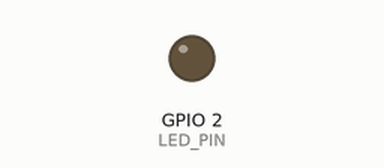
Bench run of a sketch on a simulated ESP8266 (NodeMCU). Parts: output pins drawn as LEDs (lit = HIGH). WiFi joins after 1.5 s; servers stay silent unless stated; what the sketch prints to the serial monitor is not drawn.

Above: at 3.3 s.
At 5.02 s:
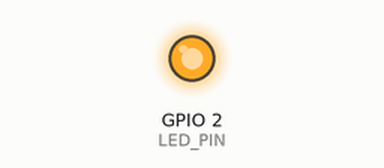
Timing chart, 0 to 8.1 s (numbered marks = the images above):
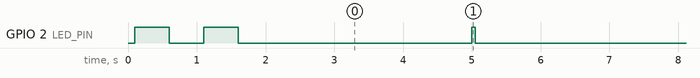

The sketch:

01_wifi_connect.ino
```cpp
/*
 * 第六組：網路控制組
 * 範例 1：WiFi 連線測試
 *
 * 學習重點：
 * - ESP-01 開發環境確認
 * - WiFi 連線設定
 * - 連線狀態監控
 *
 * 硬體：ESP-01 (ESP8266)
 * 開發板設定：Generic ESP8266 Module
 */

#include <ESP8266WiFi.h>

//===== 請修改為你的 WiFi 資訊 =====
const char* ssid = "你的WiFi名稱";
const char* password = "你的WiFi密碼";
//=================================

// LED 腳位（ESP-01 內建 LED 在 GPIO2，低電平亮）
#define LED_PIN 2

void setup() {
  Serial.begin(115200);
  delay(100);

  Serial.println();
  Serial.println("=== ESP-01 WiFi 連線測試 ===");
  Serial.println();

  // 設定 LED
  pinMode(LED_PIN, OUTPUT);
  digitalWrite(LED_PIN, HIGH);  // 先關閉

  // 開始連線 WiFi
  Serial.print("連線到 WiFi: ");
  Serial.println(ssid);

  WiFi.mode(WIFI_STA);
  WiFi.begin(ssid, password);

  // 等待連線
  int attempts = 0;
  while (WiFi.status() != WL_CONNECTED) {
    delay(500);
    Serial.print(".");
    digitalWrite(LED_PIN, !digitalRead(LED_PIN));  // LED 閃爍

    attempts++;
    if (attempts > 60) {  // 30 秒超時
      Serial.println();
      Serial.println("連線失敗！請檢查：");
      Serial.println("1. WiFi 名稱和密碼是否正確");
      Serial.println("2. WiFi 是否為 2.4GHz（ESP-01 不支援 5GHz）");
      Serial.println("3. 是否在 WiFi 訊號範圍內");
      Serial.println();
      Serial.println("重新啟動...");
      delay(5000);
      ESP.restart();
    }
  }

  // 連線成功
  Serial.println();
  Serial.println("WiFi 連線成功！");
  Serial.println();

  // 顯示連線資訊
  Serial.println("連線資訊：");
  Serial.print("- SSID: ");
  Serial.println(WiFi.SSID());
  Serial.print("- IP 位址: ");
  Serial.println(WiFi.localIP());
  Serial.print("- MAC 位址: ");
  Serial.println(WiFi.macAddress());
  Serial.print("- 訊號強度: ");
  Serial.print(WiFi.RSSI());
  Serial.println(" dBm");
  Serial.println();

  // LED 常亮表示已連線
  digitalWrite(LED_PIN, LOW);

  Serial.println("測試完成！ESP-01 已成功連上 WiFi");
}

void loop() {
  // 每 5 秒顯示連線狀態
  static unsigned long lastCheck = 0;

  if (millis() - lastCheck > 5000) {
    lastCheck = millis();

    if (WiFi.status() == WL_CONNECTED) {
      Serial.print("[已連線] IP: ");
      Serial.print(WiFi.localIP());
      Serial.print(" | 訊號: ");
      Serial.print(WiFi.RSSI());
      Serial.println(" dBm");

      // LED 短閃表示正常
      digitalWrite(LED_PIN, HIGH);
      delay(50);
      digitalWrite(LED_PIN, LOW);
    } else {
      Serial.println("[斷線] 嘗試重新連線...");
      digitalWrite(LED_PIN, HIGH);  // LED 滅

      WiFi.reconnect();
    }
  }
}

/*
 * 知識補充：
 *
 * ESP8266 WiFi 模式：
 * - WIFI_STA：Station 模式，連接到現有 WiFi
 * - WIFI_AP：Access Point 模式，自己當熱點
 * - WIFI_AP_STA：同時支援兩種模式
 *
 * WiFi 訊號強度（RSSI）：
 * - -30 dBm：非常好
 * - -50 dBm：好
 * - -60 dBm：普通
 * - -70 dBm：弱
 * - -80 dBm：很弱
 * - -90 dBm：幾乎無法使用
 *
 * ESP-01 GPIO 腳位限制：
 * - GPIO0：開機模式選擇（建議不要用）
 * - GPIO2：可用，但開機時需為高電平
 * - GPIO1：TX（序列埠）
 * - GPIO3：RX（序列埠）
 *
 * 常見問題：
 * 1. 連不上 5GHz WiFi → ESP8266 只支援 2.4GHz
 * 2. 密碼錯誤 → 注意大小寫
 * 3. 訊號太弱 → 靠近路由器
 *
 * 練習題：
 * 1. 修改程式在連線失敗時不重啟，改為持續嘗試
 * 2. 顯示連線所花的時間
 * 3. 加入按鈕控制重新連線
 */
```

Measured:
- by itself, GPIO 2 (LED_PIN): goes LOW 0.50 s, HIGH 0.50 s, LOW 3.4 s, 24 × (HIGH 0.05 s, LOW 5.0 s), HIGH 0.05 s, then LOW
